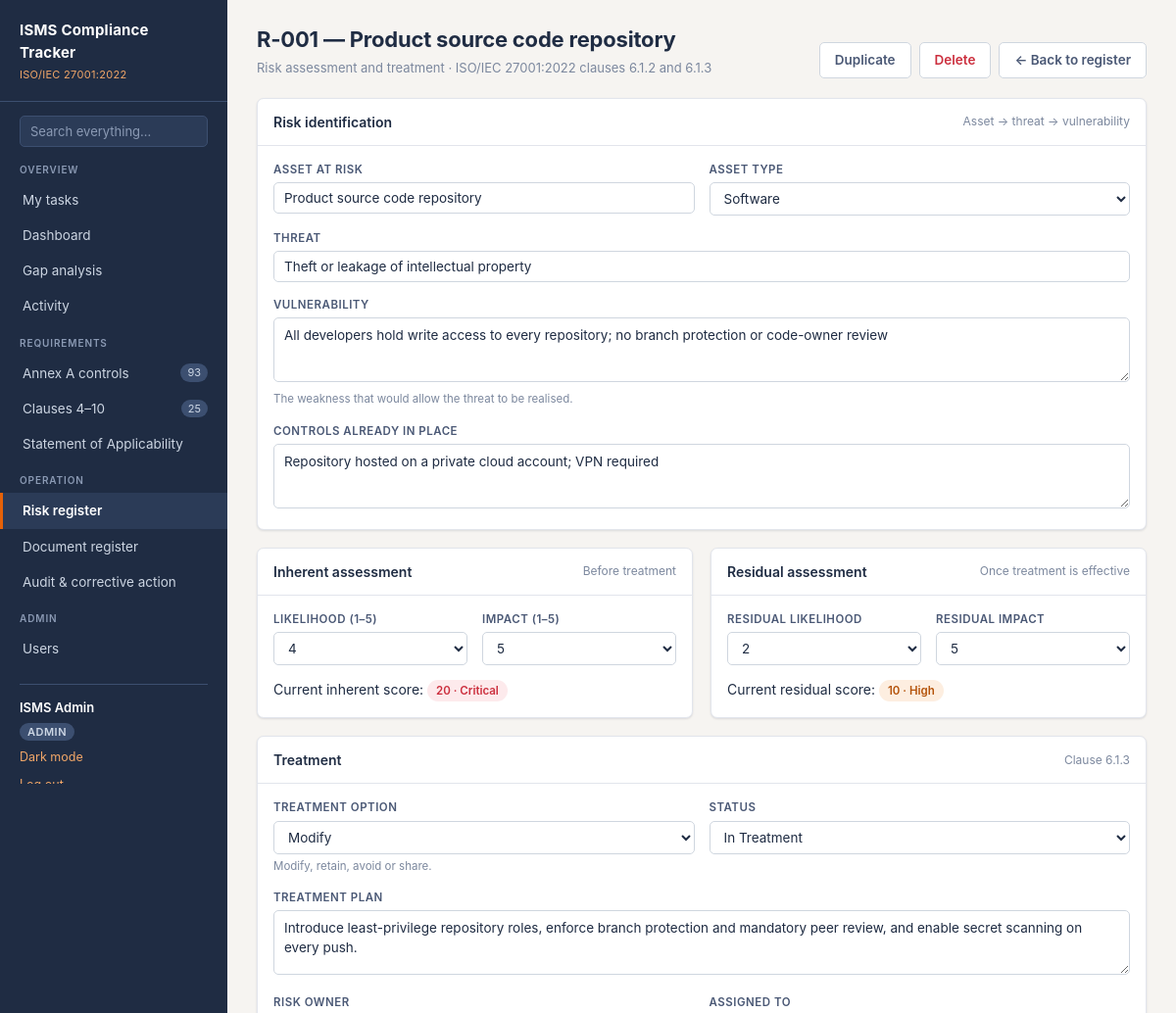
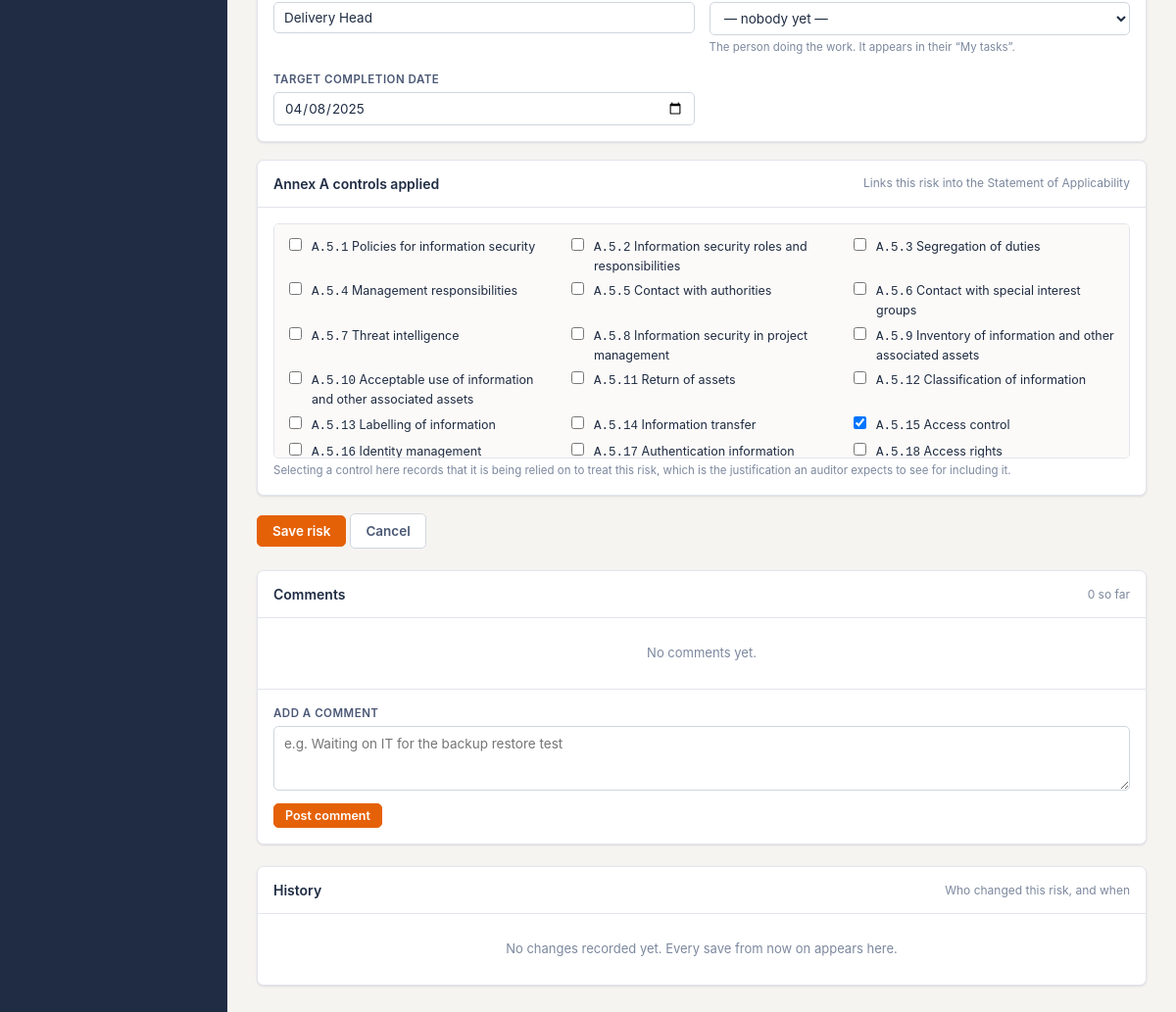
Page /risks/1 (signed in) on the committed database (2 pictures, top to bottom).
### tables this page shows
CREATE TABLE users (
    id            INTEGER PRIMARY KEY AUTOINCREMENT,
    name          TEXT    NOT NULL,
    email         TEXT    NOT NULL UNIQUE,          -- stored lower-case
    password_hash TEXT    NOT NULL,                 -- werkzeug scrypt hash
    role          TEXT    NOT NULL DEFAULT 'viewer',-- admin|editor|auditor|viewer
    created_at    TEXT    NOT NULL
);

CREATE TABLE risks (
    id                INTEGER PRIMARY KEY AUTOINCREMENT,
    ref               TEXT    NOT NULL UNIQUE,      -- 'R-001'
    asset             TEXT    NOT NULL,
    asset_type        TEXT,                         -- Information|Software|Hardware|Service|People
    threat            TEXT,
    vulnerability     TEXT,
    existing_controls TEXT,
    likelihood        INTEGER NOT NULL DEFAULT 3    CHECK (likelihood BETWEEN 1 AND 5),
    impact            INTEGER NOT NULL DEFAULT 3    CHECK (impact     BETWEEN 1 AND 5),
    treatment         TEXT    DEFAULT 'Modify',     -- Modify|Retain|Avoid|Share
    treatment_plan    TEXT,
    res_likelihood    INTEGER CHECK (res_likelihood BETWEEN 1 AND 5),
    res_impact        INTEGER CHECK (res_impact     BETWEEN 1 AND 5),
    owner             TEXT,
    target_date       TEXT,
    status            TEXT    DEFAULT 'Open',       -- Open|In Treatment|Closed
    created_at        TEXT
, assignee_id INTEGER REFERENCES users(id) ON DELETE SET NULL);

CREATE TABLE controls (
    id            INTEGER PRIMARY KEY AUTOINCREMENT,
    ref           TEXT    NOT NULL UNIQUE,          -- 'A.5.1'
    theme         TEXT    NOT NULL,                 -- Organizational|People|Physical|Technological
    title         TEXT    NOT NULL,
    control_type  TEXT,                             -- Preventive|Detective|Corrective
    purpose       TEXT,
    applicable    INTEGER NOT NULL DEFAULT 1,       -- 1 = in scope, 0 = excluded
    justification TEXT,                             -- required by clause 6.1.3(d)
    status        TEXT    NOT NULL DEFAULT 'Not Started',
                                                    -- Not Started|In Progress|Implemented|Verified
    owner         TEXT,
    evidence      TEXT,                             -- reference to evidence held
    notes         TEXT,
    updated_at    TEXT
, assignee_id INTEGER REFERENCES users(id) ON DELETE SET NULL, due_date TEXT);

### app.py (the view, shortened to what this page needs)
@app.route("/risks/new", methods=["GET", "POST"])
@app.route("/risks/<int:risk_id>", methods=["GET", "POST"])
def risk_form(risk_id=None):
    risk = None
    if risk_id:
        risk = db.query("SELECT * FROM risks WHERE id = ?", (risk_id,), one=True)
        if not risk:
            return "Risk not found", 404
    error = None
    copied_from = None
    if not risk and request.args.get("from"):
        copied_from = db.query("SELECT * FROM risks WHERE id = ?",
                               (parse_int(request.args["from"]),), one=True)
    if risk:
        linked = linked_control_refs(risk_id)
    elif copied_from:
        linked = linked_control_refs(copied_from["id"])
    else:
        linked = []
    prefill = None
    if copied_from:
        prefill = {**dict(copied_from), "id": None, "ref": None, "status": "Open"}
    return render_template(
        "risk_form.html",
        risk=risk or prefill,
        copied_from=copied_from,
        linked=linked,
        all_controls=db.query("SELECT ref, title, theme FROM controls WHERE applicable = 1 ORDER BY id"),
        treatments=db.RISK_TREATMENTS,
        statuses=db.RISK_STATUSES,
        asset_types=db.ASSET_TYPES,
        error=error,
        history=db.history("risk", risk_id) if risk else [],
        comments=db.comments_for("risk", risk_id) if risk else [],
    ), 400 if error else 200

### templates/risk_form.html (shortened to what this page needs)
{% extends "base.html" %}
{% from "_comments.html" import comments_card with context %}
{% from "_activity.html" import history_card with context %}
{% block content %}
<div class="page-head">
  <div>
    <h1>{{ risk.ref ~ ' — ' ~ risk.asset if risk and risk.id else ('Copy of ' ~ copied_from.ref if copied_from else 'Add a risk') }}</h1>
    <p>Risk assessment and treatment &middot; ISO/IEC 27001:2022 clauses 6.1.2 and 6.1.3</p>
  </div>
  <div class="head-actions">
    {% if risk and risk.id %}
      {% if can_write('risk_form') %}<a class="btn ghost" href="{{ url_for('risk_form', **{'from': risk.id}) }}">Duplicate</a>{% endif %}
      {% if can_write('delete_item') %}<a class="btn ghost danger-text" href="{{ url_for('delete_item', kind='risk', item_id=risk.id) }}">Delete</a>{% endif %}
    {% endif %}
    <a class="btn ghost" href="{{ url_for('risks') }}">&larr; Back to register</a>
  </div>
</div>
<form method="post"><input type="hidden" name="csrf_token" value="{{ csrf_token() }}">
  <div class="card">
    <div class="card-head">
      <h2>Risk identification</h2>
      <span class="hint">Asset &rarr; threat &rarr; vulnerability</span>
    </div>
    <div class="card-body">
      <div class="form-grid">
        <div>
          <label class="fl" for="asset">Asset at risk</label>
          <input type="text" id="asset" name="asset" required value="{{ risk.asset if risk else '' }}">
        </div>
        <div>
          <label class="fl" for="asset_type">Asset type</label>
          <select id="asset_type" name="asset_type">
            {% for t in asset_types %}
              <option value="{{ t }}" {{ 'selected' if risk and risk.asset_type == t }}>{{ t }}</option>
            {% endfor %}
          </select>
        </div>
        <div class="full">
          <label class="fl" for="threat">Threat</label>
          <input type="text" id="threat" name="threat" value="{{ risk.threat if risk else '' }}"
                 placeholder="What could happen to the asset">
        </div>
        <div class="full">
          <label class="fl" for="vulnerability">Vulnerability</label>
          <textarea id="vulnerability" name="vulnerability">{{ risk.vulnerability if risk else '' }}</textarea>
          <div class="help">The weakness that would allow the threat to be realised.</div>
        </div>
        <div class="full">
          <label class="fl" for="existing_controls">Controls already in place</label>
          <textarea id="existing_controls" name="existing_controls">{{ risk.existing_controls if risk else '' }}</textarea>
        </div>
      </div>
    </div>
  </div>
  <div class="grid c2">
    <div class="card">
      <div class="card-head">
        <h2>Inherent assessment</h2>
        <span class="hint">Before treatment</span>
      </div>
      <div class="card-body">
        <div class="form-grid">
          <div>
            <label class="fl" for="likelihood">Likelihood (1&ndash;5)</label>
            <select id="likelihood" name="likelihood">
              {% for n in range(1, 6) %}
                <option value="{{ n }}" {{ 'selected' if risk and risk.likelihood == n }}>{{ n }}</option>
              {% endfor %}
            </select>
          </div>
          <div>
            <label class="fl" for="impact">Impact (1&ndash;5)</label>
            <select id="impact" name="impact">
              {% for n in range(1, 6) %}
                <option value="{{ n }}" {{ 'selected' if risk and risk.impact == n }}>{{ n }}</option>
              {% endfor %}
            </select>
          </div>
        </div>
        {% if risk %}
          {% set inh = risk_score(risk.likelihood, risk.impact) %}
          <p style="margin: 14px 0 0">
            Current inherent score:
            <span class="pill {{ risk_level_class(risk_level(inh)) }}">{{ inh }} &middot; {{ risk_level(inh) }}</span>
          </p>
        {% endif %}
      </div>
    </div>
    <div class="card">
      <div class="card-head">
        <h2>Residual assessment</h2>
        <span class="hint">Once treatment is effective</span>
      </div>
      <div class="card-body">
        <div class="form-grid">
          <div>
            <label class="fl" for="res_likelihood">Residual likelihood</label>
            <select id="res_likelihood" name="res_likelihood">
              {% for n in range(1, 6) %}
                <option value="{{ n }}" {{ 'selected' if risk and risk.res_likelihood == n }}>{{ n }}</option>
              {% endfor %}
            </select>
          </div>
          <div>
            <label class="fl" for="res_impact">Residual impact</label>
            <select id="res_impact" name="res_impact">
              {% for n in range(1, 6) %}
                <option value="{{ n }}" {{ 'selected' if risk and risk.res_impact == n }}>{{ n }}</option>
              {% endfor %}
            </select>
          </div>
        </div>
        {% if risk and risk.res_likelihood and risk.res_impact %}
          {% set res = risk_score(risk.res_likelihood, risk.res_impact) %}
          <p style="margin: 14px 0 0">
            Current residual score:
            <span class="pill {{ risk_level_class(risk_level(res)) }}">{{ res }} &middot; {{ risk_level(res) }}</span>
          </p>
        {% endif %}
      </div>
    </div>
  </div>
  <div class="card">
    <div class="card-head">
      <h2>Treatment</h2>
      <span class="hint">Clause 6.1.3</span>
    </div>
    <div class="card-body">
      <div class="form-grid">
        <div>
          <label class="fl" for="treatment">Treatment option</label>
          <select id="treatment" name="treatment">
            {% for t in treatments %}
              <option value="{{ t }}" {{ 'selected' if risk and risk.treatment == t }}>{{ t }}</option>
            {% endfor %}
          </select>
          <div class="help">Modify, retain, avoid or share.</div>
        </div>
        <div>
          <label class="fl" for="status">Status</label>
          <select id="status" name="status">
            {% for s in statuses %}
              <option value="{{ s }}" {{ 'selected' if risk and risk.status == s }}>{{ s }}</option>
            {% endfor %}
          </select>
        </div>
        <div class="full">
          <label class="fl" for="treatment_plan">Treatment plan</label>
          <textarea id="treatment_plan" name="treatment_plan">{{ risk.treatment_plan if risk else '' }}</textarea>
        </div>
        <div>
          <label class="fl" for="owner">Risk owner</label>
          <input type="text" id="owner" name="owner" value="{{ risk.owner if risk else '' }}">
        </div>
        <div>
            <label class="fl" for="assignee_id">Assigned to</label>
            <select id="assignee_id" name="assignee_id">
              <option value="">&mdash; nobody yet &mdash;</option>
            </select>
            <div class="help">The person doing the work. It appears in their &ldquo;My tasks&rdquo;.</div>
          </div>
        <div>
          <label class="fl" for="target_date">Target completion date</label>
          <input type="date" id="target_date" name="target_date" value="{{ risk.target_date if risk else '' }}">
        </div>
      </div>
    </div>
  </div>
  <div class="card">
    <div class="card-head">
      <h2>Annex A controls applied</h2>
      <span class="hint">Links this risk into the Statement of Applicability</span>
    </div>
    <div class="card-body">
      <div class="checks">
        {% for c in all_controls %}
          <label>
            <input type="checkbox" name="controls" value="{{ c.ref }}"
                   {{ 'checked' if c.ref in linked }}>
            <span><span class="mono">{{ c.ref }}</span> {{ c.title }}</span>
          </label>
        {% endfor %}
      </div>
      <div class="help">
        Selecting a control here records that it is being relied on to treat this risk,
        which is the justification an auditor expects to see for including it.
      </div>
    </div>
  </div>
  {% if can_write(request.endpoint) %}<button class="btn" type="submit">{{ 'Save risk' if risk and risk.id else 'Create risk' }}</button>{% else %}<span class="readonly-note">Read only for your role</span>{% endif %}
  <a class="btn ghost" href="{{ url_for('risks') }}">Cancel</a>
</form>
{% if risk and risk.id %}
{{ comments_card(comments, 'risk', risk.id) }}
{{ history_card(history, 'risk') }}
{% endif %}
{% endblock %}

### templates/base.html (shortened to what this page needs)
<!DOCTYPE html>
<html lang="en">
<head>
<link rel="stylesheet" href="{{ url_for('static', filename='css/style.css') }}">
</head>
<body>
<div class="shell{{ "" if g.user else " no-side" }}">
  {% if g.user %}
  <nav class="sidebar">
    <div class="brand">
      <div class="mark">ISMS Compliance Tracker</div>
      <div class="sub">ISO/IEC 27001:2022</div>
    </div>
    <form class="side-search" method="get" action="{{ url_for('search') }}" role="search">
      <input type="search" name="q" placeholder="Search everything&hellip;" aria-label="Search everything"
             value="{{ request.args.q if request.endpoint == 'search' else '' }}">
    </form>
    <div class="nav-label">Overview</div>
    <a class="nav {{ 'active' if request.endpoint == 'my_tasks' }}" href="{{ url_for('my_tasks') }}">
      My tasks
    </a>
    <a class="nav {{ 'active' if request.endpoint == 'dashboard' }}" href="{{ url_for('dashboard') }}">Dashboard</a>
    <a class="nav {{ 'active' if request.endpoint == 'gap' }}" href="{{ url_for('gap') }}">Gap analysis</a>
    <a class="nav {{ 'active' if request.endpoint == 'activity' }}" href="{{ url_for('activity') }}">Activity</a>
    <div class="nav-label">Requirements</div>
    <a class="nav {{ 'active' if request.endpoint in ('controls','control_detail') }}" href="{{ url_for('controls') }}">
      Annex A controls <span class="count">93</span>
    </a>
    <a class="nav {{ 'active' if request.endpoint == 'clauses' }}" href="{{ url_for('clauses') }}">
      Clauses 4&ndash;10 <span class="count">25</span>
    </a>
    <a class="nav {{ 'active' if request.endpoint == 'soa' }}" href="{{ url_for('soa') }}">Statement of Applicability</a>
    <div class="nav-label">Operation</div>
    <a class="nav {{ 'active' if request.endpoint in ('risks','risk_form') }}" href="{{ url_for('risks') }}">Risk register</a>
    <a class="nav {{ 'active' if request.endpoint in ('documents','document_form') }}" href="{{ url_for('documents') }}">Document register</a>
    <a class="nav {{ 'active' if request.endpoint in ('audit','finding_form') }}" href="{{ url_for('audit') }}">Audit &amp; corrective action</a>
    {% if g.user.role == 'admin' %}
    <div class="nav-label">Admin</div>
    <a class="nav {{ 'active' if request.endpoint == 'users' }}" href="{{ url_for('users') }}">Users</a>
    {% endif %}
    <div class="me">
      <a class="me-name" href="{{ url_for('profile') }}">{{ g.user.name }}</a>
      <span class="role-tag">{{ g.user.role }}</span>
      <button class="linklike theme-toggle" type="button" id="theme-toggle">Dark mode</button>
      <form method="post" action="{{ url_for('logout') }}"><input type="hidden" name="csrf_token" value="{{ csrf_token() }}">
        <button class="linklike" type="submit">Log out</button>
      </form>
    </div>
  </nav>
  {% endif %}
  <main class="main">
    {% block content %}{% endblock %}
  </main>
</div>
</body>
</html>

### rows in the picture
users: user.name "ISMS Admin", user.role "ADMIN"
risks: id+ref+asset "R-001 — Product source code repository", asset "Product source code repository", threat "Theft or leakage of intellectual property", vulnerability "All developers hold write access to every repository; no branch protection or code-owner review", existing_controls "Repository hosted on a private cloud account; VPN required", treatment_plan "Introduce least-privilege repository roles, enforce branch protection and mandatory peer review, and enable secret scanning on every push.", owner "Delivery Head", target_date "04/08/2025"
controls: ref "A.5.1", title "Policies for information security"
controls: ref "A.5.2", title "Information security roles and responsibilities"
controls: ref "A.5.3", title "Segregation of duties"
controls: ref "A.5.4", title "Management responsibilities"
controls: ref "A.5.5", title "Contact with authorities"
controls: ref "A.5.6", title "Contact with special interest groups"
controls: ref "A.5.7", title "Threat intelligence"
controls: ref "A.5.8", title "Information security in project management"
controls: ref "A.5.9", title "Inventory of information and other associated assets"
controls: ref "A.5.10", title "Acceptable use of information and other associated assets"
controls: ref "A.5.11", title "Return of assets"
controls: ref "A.5.12", title "Classification of information"
controls: ref "A.5.13", title "Labelling of information"
controls: ref "A.5.14", title "Information transfer"
controls: ref "A.5.15", title "Access control"
controls: ref "A.5.16", title "Identity management"
controls: ref "A.5.17", title "Authentication information"
controls: ref "A.5.18", title "Access rights"

### other values in the picture
{{ inh }} "20"
{{ risk_level(inh) }} "Critical"
{{ res }} "10"
{{ risk_level(res) }} "High"
{{ 'Save risk' if risk and risk.id else 'Create risk' }} "Save risk"
{{ comments|length }} "0"
{{ what }} "risk"
form field asset_type "Software"
form field likelihood "4"
form field impact "5"
form field res_likelihood "2"
form field res_impact "5"
form field treatment "Modify"
form field status "In Treatment"
